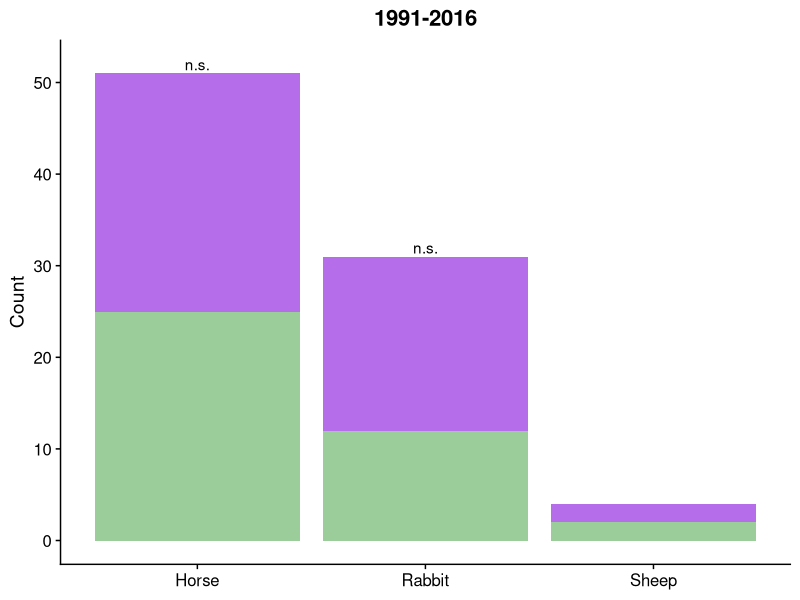
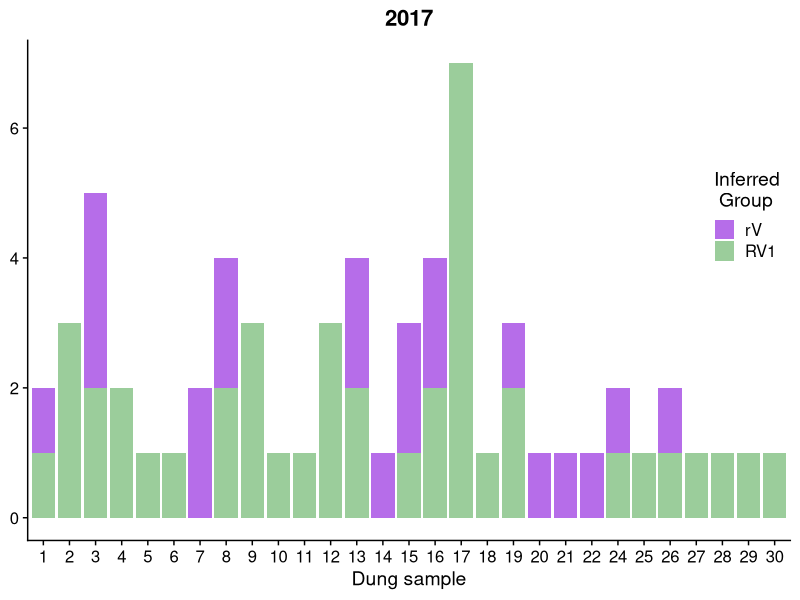

Here is the R script that generated these plots, in order:
#!/usr/bin/env Rscript

### PaEcology: Explore the ecology of the mating groups in P. anserina
#############################################################################
# Part of the Snakemake pipeline DiversityStats.smk
# =======================================
# Sandra Lorena Ament Velasquez
# Johannesson Lab, Evolutionary Biology Center, Uppsala University, Sweden
# 2019-09-12
# Version 1
# =======================================
library(dplyr, warn.conflicts = FALSE)
library(ggplot2, quietly = TRUE)
library(cowplot) 
library(reshape2) # for melt

# ============================
# Reading the data
# ============================

hetrecord <- read.csv("../data/PaAllelesPaper.csv", header = TRUE, na.strings = "NA", sep=",") # Replace the path, as the relative paths won't work
sampling2017 <- read.csv("../data/Sampling2017_20220422.csv", head = TRUE, na.strings = "NA", sep=",") # Replace the path, as the relative paths won't work
sampling2017 <- sampling2017 %>% filter(Indiv_count != "-" & Mating_phenotype != "P. comata") %>% select(c(Wa_numbers, Mating_phenotype, Dung, Indiv_count))
sampling2017 <- sampling2017[!(is.na(sampling2017$Mating_phenotype)), ]  # Remove columns without phenotype data


# ============================
# Are there differences in substrate?
# ============================
countherbis <- with(hetrecord, table(Het.v, Herbivore))
herbiabundance <- countherbis %>% melt

cat(paste("We have substrate data for a total of", herbiabundance$value %>% sum, "strains"))

cat("Is this significant?")
cat("(We ignored sheep due to low sample sizes)")
chisq.test(countherbis[,1:2]) # Not significant p-value = 0.4959
# There is no pattern of a particular het-v allele associating with a specific herbivore (Horse or Rabbit)

# What about individually? null hypothesis that they are equally distributed
chisq.test(countherbis[,1]) # p-value = 0.8886 for Horse
chisq.test(countherbis[,2]) # p-value = 0.2087 for Rabbit

# Plot
substrateplot <- ggplot(herbiabundance, aes(fill=Het.v, x=Herbivore, y=value)) + 
  geom_bar(position="stack", stat="identity") +
  theme_cowplot() + 
  ylab("Count") + ggtitle("1991-2016") +
  theme(axis.title.x = element_blank(), plot.title = element_text(hjust = 0.5)) +
  scale_fill_manual(values= c("#B66DE9", "darkseagreen3"), guide = FALSE) +
  annotate("text", x = 1, y=52, label = "n.s.") + 
  annotate("text", x = 2, y=32, label = "n.s.") 

ggsave(plot = substrateplot, "../results/figures/Fig6B.pdf", width = 2.5, height = 4)

# ============================
# Do they co-exist in the same dung piece?
# ============================
dungs <- with(sampling2017 , table(Dung, Mating_phenotype)) %>% melt(id = c("Dung"))
names(dungs) <- c("Dung", "Group", "Count")

dungplot <- ggplot(dungs, aes(fill=Group, x=as.factor(Dung), y=Count)) + 
  geom_bar(position="stack", stat="identity") +
  theme_cowplot() +
  xlab("Dung sample") + ggtitle("2017") + 
  theme(axis.title.y = element_blank(), plot.title = element_text(hjust = 0.5), legend.position = c(.9, .65)) +
  scale_fill_manual(values= c("#B66DE9","darkseagreen3", "gray"), name = "Inferred\n Group", 
                    labels= c("rV", "RV1"))

ggsave(plot = dungplot, "./results/figures/Fig4C.pdf", width = 8.2, height = 3)
